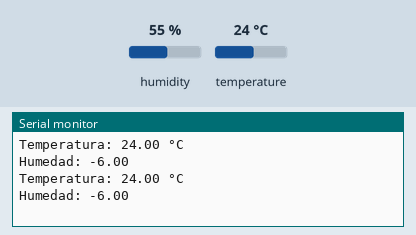
Simulated run of this sketch. Board: Arduino Uno, built with avr-gcc and run on an emulated ATmega328P. Parts: the last lines printed to the serial monitor. Wiring (inferred from the names in the program): HTU21/Si7021 sensor at I2C address 0x40. The test bench sets the inputs (shaded band); at power-on: temperature 24 °C, humidity 55 %.

Above: at 2.1 s.
2.2 s: temperature set to 12 °C
At 3.6 s:
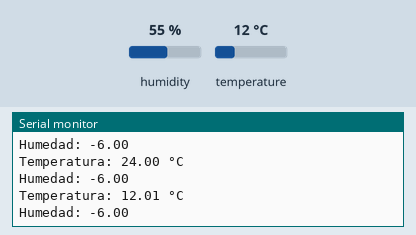
3.9 s: temperature set to 19 °C
At 6.0 s:
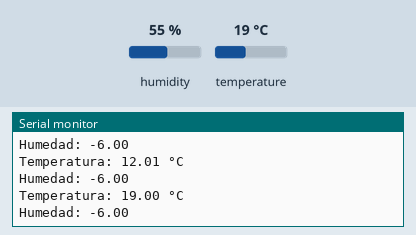
Timing chart, 0 to 7.5 s (numbered marks = the images above; inputs shaded):
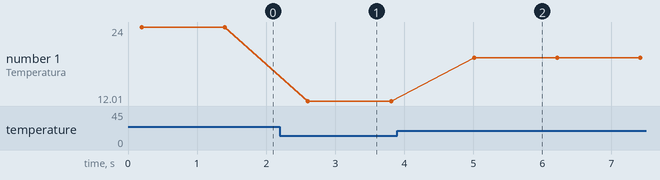

The sketch:

Prueba_Temp_Hum.ino
```cpp
#include <Wire.h>

#define SI7021_ADDRESS 0x40  // Dirección I2C del sensor Si7021

void setup() {
  Serial.begin(9600);  // Inicializar el monitor serial
  Wire.begin();  // Inicializar el bus I2C
}

void loop() {
  // Leer la temperatura
  float temperature = readTemperature();
  float humidity = readHumidity();


  // Mostrar la temperatura en el monitor serial
  Serial.print("Temperatura: ");
  Serial.print(temperature);
  Serial.println(" °C");
  Serial.print("Humedad: ");
  Serial.print(humidity);
  Serial.println("");


  delay(1000);  // Esperar 1 segundo antes de la próxima lectura
}

float readTemperature() {
  // Enviar comando de lectura de temperatura al sensor
  Wire.beginTransmission(SI7021_ADDRESS);
  Wire.write(0xE3);  // Comando para leer temperatura (Hold master mode)
  Wire.endTransmission();

  // Esperar un tiempo suficiente para que se realice la conversión
  delay(100);

  // Leer 2 bytes de datos de temperatura del sensor
  Wire.requestFrom(SI7021_ADDRESS, 2);
  if (Wire.available() == 2) {
    uint16_t rawTemperature = (Wire.read() << 8) | Wire.read();
    // Convertir los datos crudos en temperatura
    float temperature = ((175.72 * rawTemperature) / 65536) - 46.85;
    return temperature;
  } else {
    Serial.println("Error: No se pudo leer la temperatura");
    return -1.0;  // Retornar un valor negativo en caso de error
  }
}
float readHumidity() {
  // Enviar comando de lectura de temperatura al sensor
  Wire.beginTransmission(SI7021_ADDRESS);
  Wire.write(0xE5);  // Comando para leer temperatura (Hold master mode)
  Wire.endTransmission();

  // Esperar un tiempo suficiente para que se realice la conversión
  delay(100);

  // Leer 2 bytes de datos de temperatura del sensor
  Wire.requestFrom(SI7021_ADDRESS, 2);
  if (Wire.available() == 2) {
    uint16_t rawHumidity = (Wire.read() << 8) | Wire.read();
    // Convertir los datos crudos en temperatura
    float humidity = ((125 * rawHumidity) / 65536) - 6;
    return humidity;
  } else {
    Serial.println("Error: No se pudo leer la Humedad");
    return -1.0;  // Retornar un valor negativo en caso de error
  }
}
```

Measured:
- after the input at 2.2 s, the serial monitor: prints a new line after 0.41 s (image 1)
- after the input at 3.9 s, the serial monitor: prints a new line after 1.1 s (image 2)
- plotted number 1: 24 → 12.01 after the input at 2.2 s, 12.01 → 19 after the input at 3.9 s
